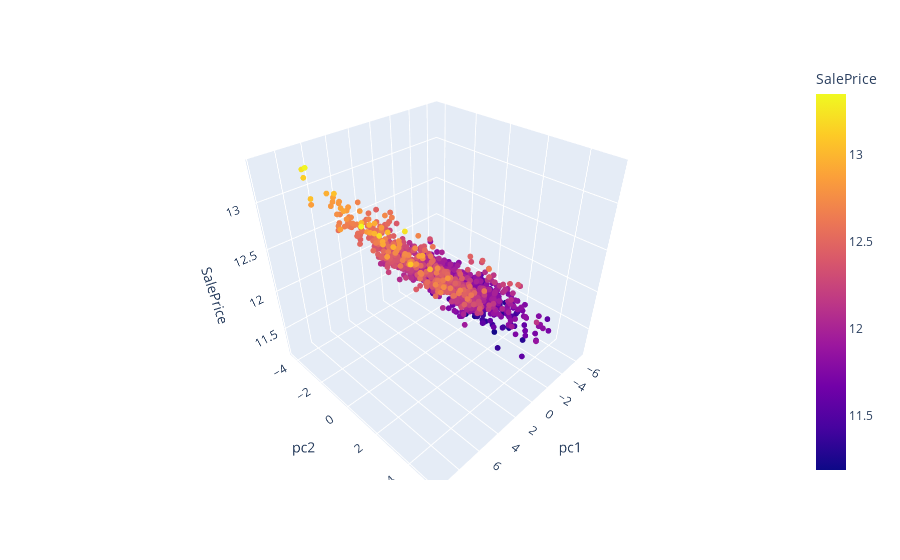

The notebook cell saved with this chart:
### Markdown cell above
## Scatter of cleared data

### Code cell
fig = px.scatter_3d(new_reduced, x="pc1", y="pc2", z="SalePrice", color="SalePrice")
fig.update_traces(marker_size = 2)
fig.show()

### Figure 1 — Plotly figure (JSON) as saved in the notebook; plotly's stock layout.template omitted (floating-point values rounded to 4 significant figures; data arrays with more than 128 entries replaced by an {"elided": "..."} marker saying what was removed)
{"data": [{"hovertemplate": "pc1=%{x}<br>pc2=%{y}<br>SalePrice=%{marker.color}<extra></extra>", "legendgroup": "", "marker": {"color": {"elided": "1344 float values"}, "coloraxis": "coloraxis", "size": 2, "symbol": "circle"}, "mode": "markers", "name": "", "scene": "scene", "showlegend": false, "type": "scatter3d", "x": {"elided": "1344 float values"}, "y": {"elided": "1344 float values"}, "z": {"elided": "1344 float values"}}], "layout": {"autosize": true, "coloraxis": {"colorbar": {"title": {"text": "SalePrice"}}, "colorscale": [[0, "#0d0887"], [0.1111, "#46039f"], [0.2222, "#7201a8"], [0.3333, "#9c179e"], [0.4444, "#bd3786"], [0.5556, "#d8576b"], [0.6667, "#ed7953"], [0.7778, "#fb9f3a"], [0.8889, "#fdca26"], [1, "#f0f921"]]}, "legend": {"tracegroupgap": 0}, "margin": {"t": 60}, "scene": {"aspectmode": "auto", "aspectratio": {"x": 1, "y": 1, "z": 1}, "domain": {"x": [0, 1], "y": [0, 1]}, "xaxis": {"title": {"text": "pc1"}, "type": "linear"}, "yaxis": {"title": {"text": "pc2"}, "type": "linear"}, "zaxis": {"title": {"text": "SalePrice"}, "type": "linear"}}}}
